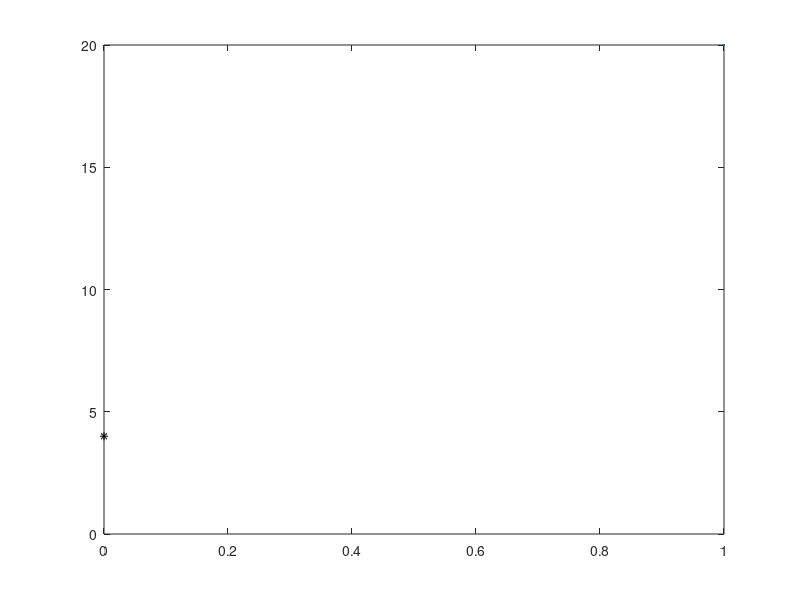

MATLAB code to generate this figure: (Note: this script raises an error after producing the figure.)
clc;clear;close all;
global sigma_i theta_i sigma_f alpha_f d_i

V = 2;
theta_i = deg2rad(67.8);
alpha_i_arr = deg2rad([108.6746,121.1365,131.7075,140.8061]);
sigma_i_arr = alpha_i_arr - theta_i;

alpha_f = deg2rad(0);

sigma_f = deg2rad(75);

d_i = 4;
% R_i = d_i/cos(theta_i);
R_i = 10.6;
figure(1)
plot(0,4,"k*",MarkerSize=20)
for i = 1:length(alpha_i_arr)
    alpha_i = alpha_i_arr(i);
    sigma_i = sigma_i_arr(i);
    tRange = linspace(0,30,3000);
    x0 = -R_i*cos(theta_i);
    y0 = - R_i*sin(theta_i)+4;

    

    N_ = N(theta_i, alpha_f, sigma_i, sigma_f);

    options = odeset("Events",@Eventfunc,"RelTol",1e-10,"AbsTol",1e-10);

    [tSol,YSol_PN] = ode45(@(t, y) PN(t,y,sigma_i,theta_i,V,N_), tRange,[R_i, theta_i,x0,y0],options);
    R = YSol_PN(:,1);
    theta = YSol_PN(:,2);
    X = YSol_PN(:,3);
    Y = YSol_PN(:,4);
    N_ = N(theta_i, alpha_f, sigma_i, sigma_f);
    sigma = (sigma_i+theta_i - N_*theta_i) - (1-N_)*theta;
    alpha = sigma+theta;
    theta_dot = -V.*sin(sigma)./R;
    alpha_dot = N_.*theta_dot;

    figure(1)
    hold on
    plot(X,Y,LineWidth=6.0)
    ax = gca;
    ax.LineWidth = 4;
    set(gca, 'FontSize', 30);
    xlim([-16,10])
    ylim([-8,11])
    legend({'beacon', '$d_f = 2$ m', '$d_f = 3$ m', '$d_f = 4$ m', '$d_f = 5$ m'}, 'Interpreter', 'latex', 'Location', 'southeast');
    h_legend = legend;
    set(h_legend, 'FontSize',30);
    xlabel("\textbf{X, m}", 'Interpreter', 'latex',"FontSize",30)
    ylabel("\textbf{Y, m}", 'Interpreter', 'latex',"FontSize",30)
    grid on
    hold on

end

hold off

% Navigation Gain Calculation
function N = N(theta_i, alpha_f, sigma_i, sigma_f)
N = (theta_i - alpha_f + sigma_i)./(theta_i - alpha_f + sigma_f);
end

% LOS Range calculation
function dYdt = PN(~, y,sigma_i,theta_i,V,N)
R = y(1);
theta = y(2);
x_UAV = y(3);
y_UAV = y(4);
sigma = (sigma_i+theta_i - N*theta_i) - (1-N)*theta;
x_UAV_dot = V*cos(sigma+theta);
y_UAV_dot = V*sin(sigma+theta);
R_dot = -V*cos(sigma);
theta_dot = -V*sin(sigma)/R;

dYdt = [R_dot;theta_dot;x_UAV_dot;y_UAV_dot];
end



function [val, isterminal, direction] = Eventfunc(~,y)
global sigma_i theta_i sigma_f alpha_f

N_ =  N(theta_i, alpha_f, sigma_i, sigma_f);

theta = y(2);
sigma = (sigma_i+theta_i - N_*theta_i) - (1-N_)*theta;

val = sigma+theta - alpha_f;
isterminal = 1;
direction = -1;
end

